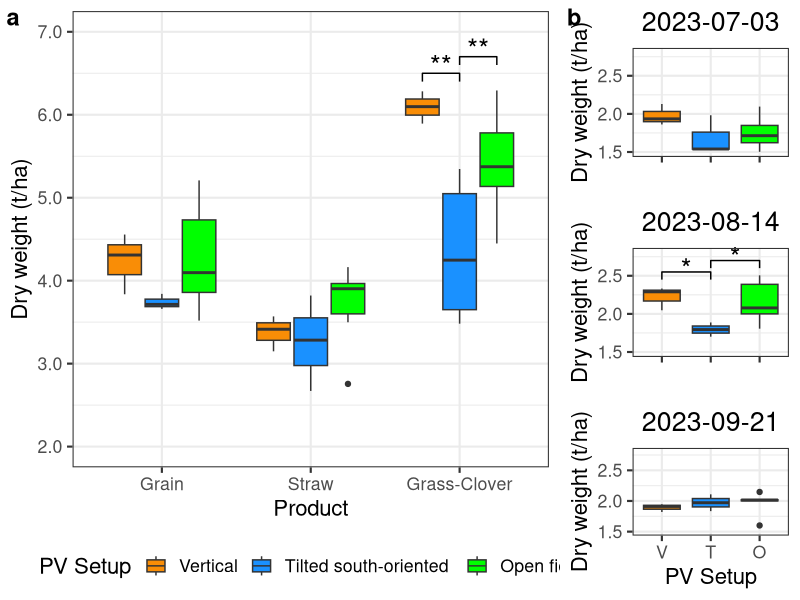

Recreate this plot in R.
#Johannes Wilhelmus Maria Pullens
#2024
#email: jwmp@agro.au.dk
#Figures for Nature paper


# Clear the workspace
rm(list = ls())

# Load required libraries
library(ggplot2) #Version 3.5.1
library(tidyverse) # Version 2.0.0
library(readxl) #Version 1.4.3
library(lme4) #Version 1.1-35.3
library(emmeans) #Version 1.10.2

base_sizeJP=16
# Set working directory to the specific folder


# Load the Yield data from an Excel file
Yield <- readxl::read_excel("Yield_2023.xlsx", sheet = "all")

# Define the plots to exclude from the dataset
N <- c("N1","N2","N3","N4","N5","N6","N25","N26","N27","N28","N29","N30")
S <- c("S31","S32","S33","S34","S35","S36","S55","S56","S57","S58","S59","S60")
Yield <- Yield[-which(Yield$Plot == N),]
Yield <- Yield[-which(Yield$Plot == S),]

# Convert certain columns to appropriate data types
Yield$PV_setup <- as.factor(Yield$PV_setup)
Yield$Location <- as.factor(Yield$Location)
Yield$Product <- as.factor(Yield$Product)
Yield$Dry_Weight_1ha <- as.numeric(Yield$Dry_Weight_1ha)
Yield$Side <- as.factor(Yield$Side)
Yield$Side <- factor(Yield$Side, levels = c("W", "Mid", "E", "S", "M", "N"))

# Fit a linear mixed-effects model
LM <- lmer(Dry_Weight_1ha ~ PV_setup * Location * Product + (1 | Plot), data = Yield)

# Remove 'Lupin' product from the dataset
Yield <- Yield[-which(Yield$Product == "Lupin"),]

# Update the PV_setup column
Yield$PV_setup <- as.character(Yield$PV_setup)
Yield$PV_setup[which(Yield$Location == "Out")] <- "Reference"
Yield$PV_setup <- as.factor(Yield$PV_setup)

# Rename levels of PV_setup

levels(Yield$PV_setup) <- c("Vertical", "Tilted south-oriented", "Open field")
# Fit a linear model for the updated dataset
LM <- lm(Dry_Weight_1ha ~ PV_setup * Product, data = Yield)

# Compute and plot estimated marginal means for the new model
emm <- emmeans(LM, list(pairwise ~ PV_setup * Product), adjust = "tukey")

# Rename columns in the Yield dataset
names(Yield) <- c("PV Setup", "Location", "Product", "Plot", "Dry weight (t/ha)")

# Reorder the Product factor levels
Yield$Product <- factor(Yield$Product, levels = c("Grain", "Straw", "Grass-Clover"))

scaleFUN <- function(x) sprintf("%.1f", x)

# Create a boxplot for the entire dataset
Allplot <- ggplot(data = Yield, aes(x = Product, y = `Dry weight (t/ha)`)) +
  geom_boxplot(aes(fill = `PV Setup`)) + 
  scale_fill_manual(values=c("#F98D06", "#1A91FF", "green"))+
  theme_bw(base_size = base_sizeJP)+theme(legend.position = "bottom")+ scale_y_continuous(limits = c(2,7),labels=scaleFUN)

# Define a data frame for Grass-Clover annotations
grassclover <- data.frame(a = c(2.75, 2.75, 3, 3, 3), b = c(6.4, 6.5, 6.5, 6.5, 6.4))
grassclover_1 <- data.frame(a = c(3, 3, 3.25, 3.25, 3.25), b = c(6.6, 6.7, 6.7, 6.7, 6.6))

# Add a line and annotation to the plot
Allplot <- Allplot + 
  geom_line(data = grassclover, aes(x = a, y = b)) +
  geom_line(data = grassclover_1, aes(x = a, y = b)) + 
  annotate("text", x = c(2.875,3.125), y = c(6.6,6.8), label = "**", size = 7)

# Load the Grass data from the Excel file
Grass <- read_excel("Yield_2023.xlsx", sheet = "Grassclover")
Grass <- subset(Grass, select = c("PV_setup", "Location", "Plot", "Dry_Weight_1ha, 03/07/2023", "Dry_Weight_1ha, 14/08/2023", "Dry_Weight_1ha, 21/09/2023"))

N <- c("N1","N2","N3","N4","N5","N6","N25","N26","N27","N28","N29","N30")
S <- c("S31","S32","S33","S34","S35","S36","S55","S56","S57","S58","S59","S60")
Grass <- Grass[-which(Grass$Plot %in% N),]
Grass <- Grass[-which(Grass$Plot %in% S),]

Grass$PV_setup[which(Grass$Location=="Out")] <- "Reference"
Grass$Location[which(Grass$Location=="Out")] <- "Reference"

# Fit linear models for each cut and compute estimated marginal means
# First cut
LM <- lm(`Dry_Weight_1ha, 03/07/2023` ~ PV_setup * Location, data = Grass)
emmeans(LM, list(pairwise ~ PV_setup * Location), adjust = "tukey")

# Second cut
LM <- lm(`Dry_Weight_1ha, 14/08/2023` ~ PV_setup * Location, data = Grass)
emmeans(LM, list(pairwise ~ PV_setup * Location), adjust = "tukey")

# Third cut
LM <- lm(`Dry_Weight_1ha, 21/09/2023` ~ PV_setup * Location, data = Grass)
emmeans(LM, list(pairwise ~ PV_setup * Location), adjust = "tukey")

# Reload and reformat Grass data for further plotting
Grass <- readxl::read_excel("Yield_2023.xlsx", sheet = "Sheet1")
names(Grass) <- c("PV_setup", "Location", "Product", "Plot", "Dry_Weight_1ha", "Date")
N <- c("N1","N2","N3","N4","N5","N6","N25","N26","N27","N28","N29","N30")
S <- c("S31","S32","S33","S34","S35","S36","S55","S56","S57","S58","S59","S60")
Grass <- Grass[-which(Grass$Plot %in% N),]
Grass <- Grass[-which(Grass$Plot %in% S),]

a <- tibble(Grass)

# Update PV_setup column
a$PV_setup <- as.character(a$PV_setup)
a$PV_setup[which(a$Location == "Out")] <- "Reference"
a$PV_setup <- as.factor(a$PV_setup)

# Rename levels of PV_setup
levels(a$PV_setup) <- c("Vertical", "Tilted south-oriented", "Open field")
a$Date <- factor(a$Date)

# Create subsets for each cut date
a1 <- subset(a, Date == "2023-07-03")
a2 <- subset(a, Date == "2023-08-14")
a3 <- subset(a, Date == "2023-09-21")
levels(a1$PV_setup) <- c("V", "T","O")
levels(a2$PV_setup) <- c("V", "T","O")
levels(a3$PV_setup) <- c("V", "T","O")

# Plot for the first cut
grass_plot1 <- ggplot(data = a1, aes(x = PV_setup, y = Dry_Weight_1ha)) + 
  geom_boxplot(aes(fill = `PV_setup`), show.legend = FALSE) + 
  scale_fill_manual(values=c("#F98D06", "#1A91FF", "green"))+ 
  theme_bw(base_size = base_sizeJP)  +
  labs(y = "Dry weight (t/ha)", x = "") + scale_x_discrete(labels = NULL) + 
  ylim(1.5, 2.8) + 
  ggtitle("2023-07-03") + 
  theme(plot.title = element_text(hjust = 0.5))

# Plot for the second cut
grass_plot2 <- ggplot(data = a2, aes(x = PV_setup, y = Dry_Weight_1ha)) + 
  geom_boxplot(aes(fill = `PV_setup`), show.legend = FALSE) + 
  scale_fill_manual(values=c("#F98D06", "#1A91FF", "green"))+  
  theme_bw(base_size = base_sizeJP)  +
  labs(y = "Dry weight (t/ha)" , x = "") + scale_x_discrete(labels = NULL) +
  ylim(1.5, 2.8) + 
  ggtitle("2023-08-14") + 
  theme(plot.title = element_text(hjust = 0.5))

# Plot for the third cut
grass_plot3 <- ggplot(data = a3, aes(x = PV_setup, y = Dry_Weight_1ha)) + 
  geom_boxplot(aes(fill = `PV_setup`), show.legend = FALSE) + 
  scale_fill_manual(values=c("#F98D06", "#1A91FF", "green"))+ 
  theme_bw(base_size = base_sizeJP) +
  labs(y = "Dry weight (t/ha)", x = "PV Setup") + 
  ylim(1.5, 2.8) + 
  ggtitle("2023-09-21") + 
  theme(plot.title = element_text(hjust = 0.5))

# Add a line and annotation to the second cut plot
cut2 <- data.frame(a = c(1, 1, 2, 2, 2), b = c(2.45, 2.55, 2.55, 2.55, 2.45))
cut2_1 <- data.frame(a = c(2, 2, 3, 3, 3), b = c(2.6, 2.7, 2.7, 2.7, 2.6))
grass_plot2 <- grass_plot2 + 
  geom_line(data = cut2, aes(x = a, y = b)) + 
  geom_line(data = cut2_1, aes(x = a, y = b)) +
  annotate("text", x = c(1.5,2.5), y = c(2.6,2.75), label = "*", size = 7)

# Arrange the three grass plots vertically
right <- ggpubr::ggarrange(grass_plot1, grass_plot2, grass_plot3,ncol = 1, legend = FALSE,heights = 100)

# Combine the Allplot with the arranged grass plots
complete_graph <- ggpubr::ggarrange(Allplot, right, labels = c("a", "b"),widths = c(3.5,1.5), common.legend = FALSE,font.label = c(size=base_sizeJP+1))
complete_graph

# Save the combined plot to a PDF file
pdf("arrangedplot_corrected04092024.pdf", width = 12, height = 7)
print(complete_graph)
dev.off()
#
